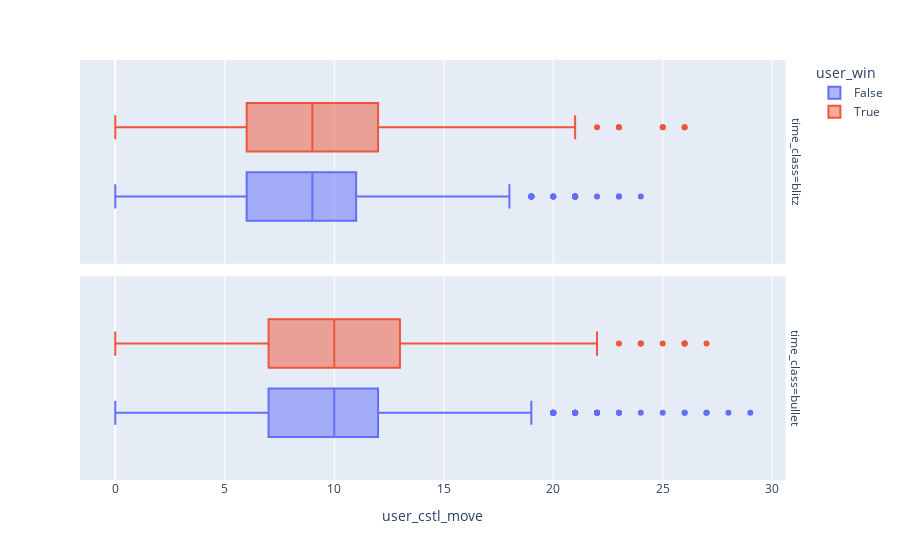

Here is the notebook cell this chart was saved with:
### Code cell
px.box(data_frame=df, x="user_cstl_move", color="user_win", 
       facet_row="time_class")

### Figure 1 — Plotly figure (JSON) as saved in the notebook; plotly's stock layout.template omitted (floating-point values rounded to 4 significant figures; data arrays with more than 128 entries replaced by an {"elided": "..."} marker saying what was removed)
{"data": [{"alignmentgroup": "True", "hovertemplate": "user_win=False<br>time_class=blitz<br>user_cstl_move=%{x}<extra></extra>", "legendgroup": "False", "marker": {"color": "#636efa"}, "name": "False", "notched": false, "offsetgroup": "False", "orientation": "h", "showlegend": true, "type": "box", "x": {"elided": "845 int values"}, "x0": " ", "xaxis": "x2", "y0": " ", "yaxis": "y2"}, {"alignmentgroup": "True", "hovertemplate": "user_win=False<br>time_class=bullet<br>user_cstl_move=%{x}<extra></extra>", "legendgroup": "False", "marker": {"color": "#636efa"}, "name": "False", "notched": false, "offsetgroup": "False", "orientation": "h", "showlegend": false, "type": "box", "x": {"elided": "1572 int values"}, "x0": " ", "xaxis": "x", "y0": " ", "yaxis": "y"}, {"alignmentgroup": "True", "hovertemplate": "user_win=True<br>time_class=blitz<br>user_cstl_move=%{x}<extra></extra>", "legendgroup": "True", "marker": {"color": "#EF553B"}, "name": "True", "notched": false, "offsetgroup": "True", "orientation": "h", "showlegend": true, "type": "box", "x": {"elided": "826 int values"}, "x0": " ", "xaxis": "x2", "y0": " ", "yaxis": "y2"}, {"alignmentgroup": "True", "hovertemplate": "user_win=True<br>time_class=bullet<br>user_cstl_move=%{x}<extra></extra>", "legendgroup": "True", "marker": {"color": "#EF553B"}, "name": "True", "notched": false, "offsetgroup": "True", "orientation": "h", "showlegend": false, "type": "box", "x": {"elided": "1632 int values"}, "x0": " ", "xaxis": "x", "y0": " ", "yaxis": "y"}], "layout": {"annotations": [{"font": {}, "showarrow": false, "text": "time_class=bullet", "textangle": 90, "x": 0.98, "xanchor": "left", "xref": "paper", "y": 0.2425, "yanchor": "middle", "yref": "paper"}, {"font": {}, "showarrow": false, "text": "time_class=blitz", "textangle": 90, "x": 0.98, "xanchor": "left", "xref": "paper", "y": 0.7575, "yanchor": "middle", "yref": "paper"}], "boxmode": "group", "legend": {"title": {"text": "user_win"}, "tracegroupgap": 0}, "margin": {"t": 60}, "xaxis": {"anchor": "y", "domain": [0, 0.98], "title": {"text": "user_cstl_move"}}, "xaxis2": {"anchor": "y2", "domain": [0, 0.98], "matches": "x", "showticklabels": false}, "yaxis": {"anchor": "x", "domain": [0, 0.485]}, "yaxis2": {"anchor": "x2", "domain": [0.515, 1], "matches": "y"}}}
